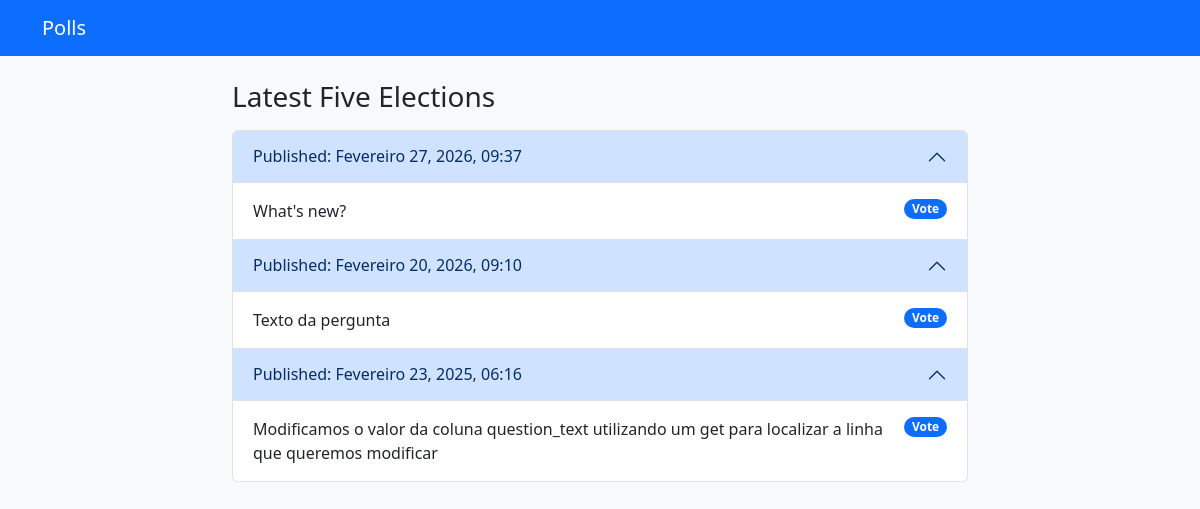
Before: / with the older database file.
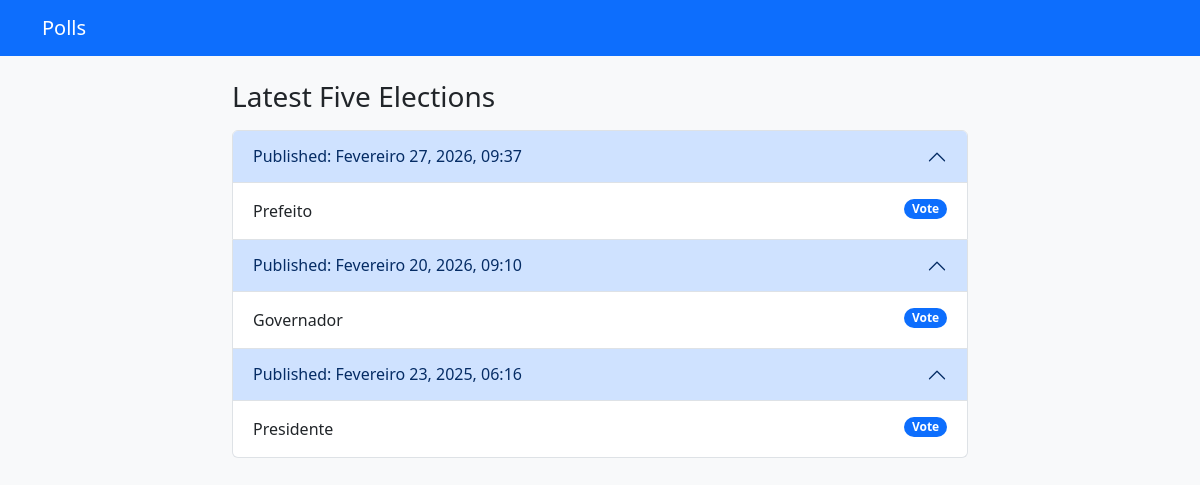
After: the same page with the newer database file.
### polls/models.py (models this page shows, shortened)
class Question(models.Model):
    question_text = models.CharField(max_length=200)
    pub_date = models.DateTimeField("date published")

### polls/views.py (the view)
# urls.py: path("", views.index, name="index"),
def index(request):
    latest_question_list = Question.objects.order_by("-pub_date")[:5]
    context = {"latest_question_list": latest_question_list}
    return render(request, "polls/index_accordion.html", context)

### polls/templates/polls/index_accordion.html (shortened to what this page needs)
{% load static %}
<html lang="en">
  <head>
    <link
      href="https://cdn.jsdelivr.net/npm/bootstrap@5.3.3/dist/css/bootstrap.min.css"
      rel="stylesheet"
    />
  </head>
  <body class="bg-light">
    <nav class="navbar navbar-expand-lg navbar-dark bg-primary">
      <div class="container">
          <a class="navbar-brand" href="">Polls</a>
      </div>
    </nav>
    <main class="container py-4">
      <div class="row justify-content-center">
        <div class="col-lg-8">
          <div class="d-flex align-items-center justify-content-between mb-3">
            <h1 class="h3 mb-0">Latest Five Elections</h1>
          </div>
          {% if latest_question_list %}
            <div class="accordion" id="accordionExample">
              {% for question in latest_question_list %}
                <div class="accordion-item">
                  <h2 class="accordion-header">
                    <button class="accordion-button" type="button" data-bs-toggle="collapse" data-bs-target="#collapseOne{{ question.id }}" aria-expanded="true" aria-controls="collapseOne{{ question.id }}">
                      Published: {{ question.pub_date|date:"F d, Y, H:i" }}
                    </button>
                  </h2>
                  <div id="collapseOne{{ question.id }}" class="accordion-collapse collapse show" data-bs-parent="#accordionExample">
                    <div class="accordion-body">
                      <a class="list-group-item list-group-item-action d-flex justify-content-between align-items-start" href="{{ question.id }}">
                        {{ question.question_text }}
                        <span class="badge text-bg-primary rounded-pill">Vote</span>
                      </a>
                    </div>
                  </div>
                </div>
              {% endfor %}
            </div>
          {% else %}
            <div class="alert alert-warning shadow-sm" role="alert">
              No polls are available.
            </div>
          {% endif %}
        </div>
      </div>
    </main>
  </body>
</html>

Changed rows visible on the page:
changed Question: question_text "What's new?" → "Prefeito"
changed Question: question_text "Texto da pergunta" → "Governador"
changed Question: question_text "Modificamos o valor da coluna question_text utilizando um get para localizar a linha que queremos modificar" → "Presidente"
